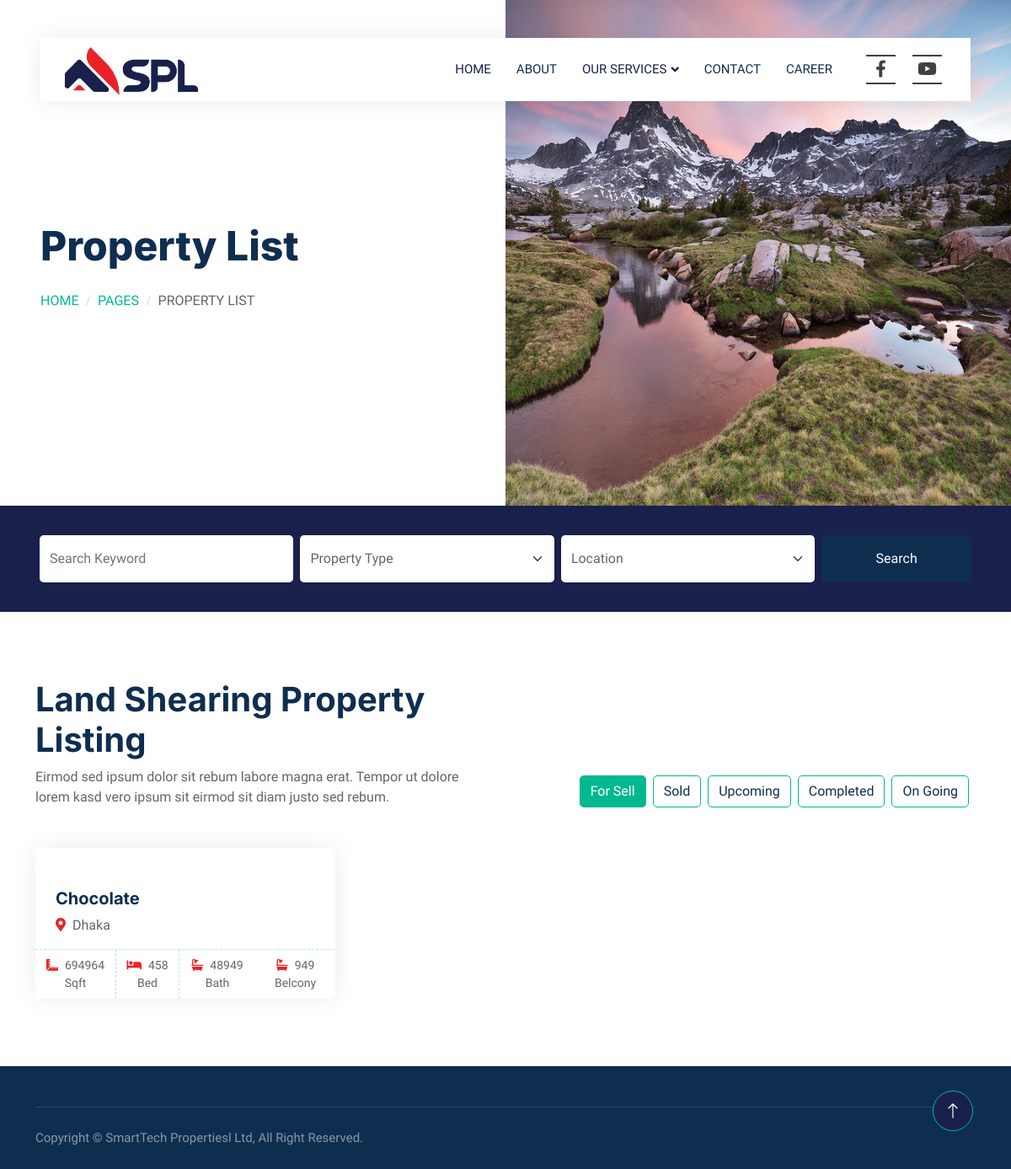
The page /land_p/ on the database as committed earlier.
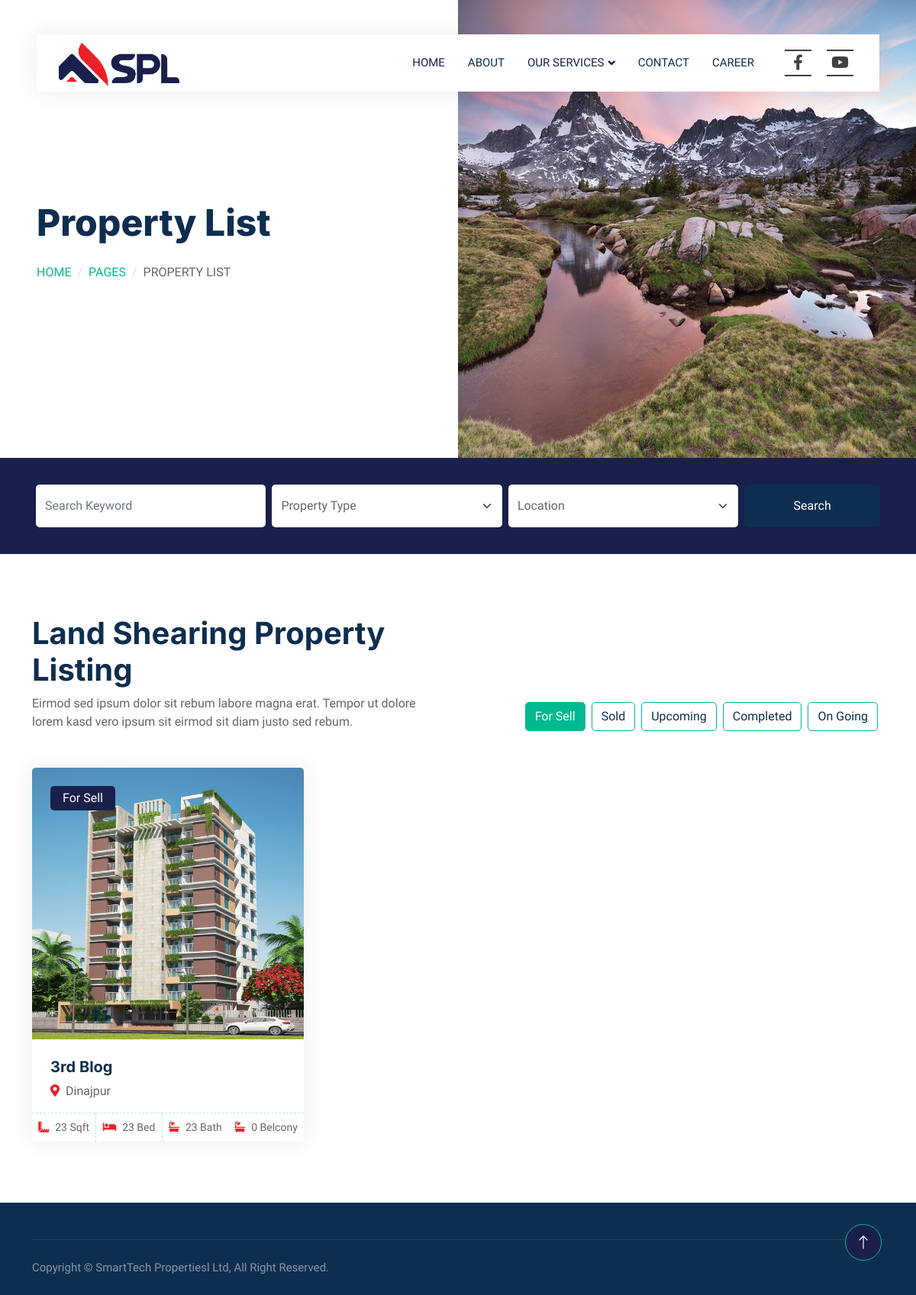
The same page on the database as committed later.
### properties/models.py (models this page shows, shortened)
class Property(models.Model):
    CATEGORY_CHOICES = (
        ('P', 'Primary Project'),
        ('S', 'Secondary Project'),
        ('L', 'Land Shearing'),
        ('J', 'Joint Venture'),
    )
    PROPERTY_TYPES = [
        ('sell', 'For Sell'),
        ('sold', 'Sold'),
        ('upcoming', 'Upcoming'),
        ('completed', 'Completed'),
        ('ongoing', 'OnGoing'),
    ]
    title = models.CharField(max_length=100)
    category = models.CharField(choices=CATEGORY_CHOICES, default='J', max_length=2)
    property_type = models.CharField(max_length=10, choices=PROPERTY_TYPES, default='sell')
    location = models.CharField(max_length=255)
    image = models.ImageField(upload_to='property_images/', default="No Image Set")
    size_sqft = models.IntegerField()
    bedrooms = models.IntegerField()
    bathrooms = models.IntegerField()
    belcony = models.IntegerField(default=0)
    drawingroom = models.IntegerField(default=0)
    dyningroom = models.IntegerField(default=0)
    kitchen = models.IntegerField(default=0)

### properties/views.py (the view)
# urls.py: path('land_p/',views.land_p,name="land_p"),
def land_p(request):
    header_image = PropertyHeaderImage.objects.first()
    l_properties = Property.objects.filter(category='L').order_by('id')
    for_sell_properties = l_properties.filter(property_type='sell')[:6]
    additional_sell_properties = l_properties.filter(property_type='sell')[6:]
    sold_properties = l_properties.filter(property_type='sold')[:6]
    additional_sold_properties = l_properties.filter(property_type='sold')[6:]
    upcoming_properties = l_properties.filter(property_type='upcoming')[:6]
    additional_upcoming_properties = l_properties.filter(property_type='upcoming')[6:]
    completed_properties = l_properties.filter(property_type='completed')[:6]
    additional_completed_properties = l_properties.filter(property_type='completed')[6:]
    ongoing_properties = l_properties.filter(property_type='ongoing')[:6]
    additional_ongoing_properties = l_properties.filter(property_type='ongoing')[6:]
    context = {
        'header_image': header_image,
        'for_sell_properties': for_sell_properties,
        'additional_sell_properties': additional_sell_properties,
        'sold_properties': sold_properties,
        'additional_sold_properties': additional_sold_properties,
        'upcoming_properties': upcoming_properties,
        'additional_upcoming_properties': additional_upcoming_properties,
        'completed_properties': completed_properties,
        'additional_completed_properties': additional_completed_properties,
        'ongoing_properties': ongoing_properties,
        'additional_ongoing_properties': additional_ongoing_properties,
    }
    return render(request, 'properties/Land_shearing.html', context)

### properties/templates/properties/Land_shearing.html (shortened to what the changed rows need)
{% extends "properties/base.html" %}
{% block body %}
{% load static %}
<div class="container-fluid header bg-white p-0">
    <div class="row g-0 align-items-center flex-column-reverse flex-md-row">
        <div class="col-md-6 p-5 mt-lg-5">
            <h1 class="display-5 animated fadeIn mb-4">Property List</h1>
        </div>
    </div>
</div>
<div class="container-xxl py-5">
    <div class="container">
        <div class="row g-0 gx-5 align-items-end">
            <div class="col-lg-6">
                <div class="text-start mx-auto mb-5 wow slideInLeft" data-wow-delay="0.1s">
                    <h1 class="mb3">Land Shearing Property Listing</h1>
                </div>
            </div>
        </div>
        <div class="tab-content">
            <div id="tab-1" class="tab-pane fade show p-0 active">
                <div class="row g-4" id="property-list">
                    {% for property in for_sell_properties %}
                    <div class="col-lg-4 col-md-6 wow fadeInUp" data-wow-delay="0.1s">
                        <div class="property-item rounded overflow-hidden">
                            <div class="position-relative overflow-hidden">
                                <a href="{% url 'property_detail' property.id %}">
                                    <img class="img-fluid" src="{{ property.image.url }}" alt="">
                                </a>
                                <div class="bg-primary rounded text-white position-absolute start-0 top-0 m-4 py-1 px-3">
                                    For Sell
                                </div>
                            </div>
                            <div class="p-4 pb-0">
                                <a class="d-block h5 mb-2" href="{% url 'property_detail' property.id %}">{{ property.title }}</a>
                                <p><i class="fa fa-map-marker-alt text-primary me-2"></i>{{ property.location }}</p>
                            </div>
                            <div class="d-flex border-top">
                                <small class="flex-fill text-center border-end py-2"><i class="fa fa-ruler-combined text-primary me-2"></i>{{ property.size_sqft }} Sqft</small>
                                <small class="flex-fill text-center border-end py-2"><i class="fa fa-bed text-primary me-2"></i>{{ property.bedrooms }} Bed</small>
                                <small class="flex-fill text-center py-2"><i class="fa fa-bath text-primary me-2"></i>{{ property.bathrooms }} Bath</small>
                                <small class="flex-fill text-center py-2"><i class="fa fa-bath text-primary me-2"></i>{{ property.belcony }} Belcony</small>
                            </div>
                        </div>
                    </div>
                    {% endfor %}
                </div>
            </div>
        </div>
    </div>
</div>
{% endblock %}

Rows that differ between the two databases and show on the page:
removed Property: title "Chocolate", location "Dhaka", size_sqft "694964", bedrooms "458", bathrooms "48949", belcony "949"
added Property: image (picture), title "3rd Blog", location "Dinajpur", size_sqft "23", bedrooms "23", bathrooms "23", belcony "0"
